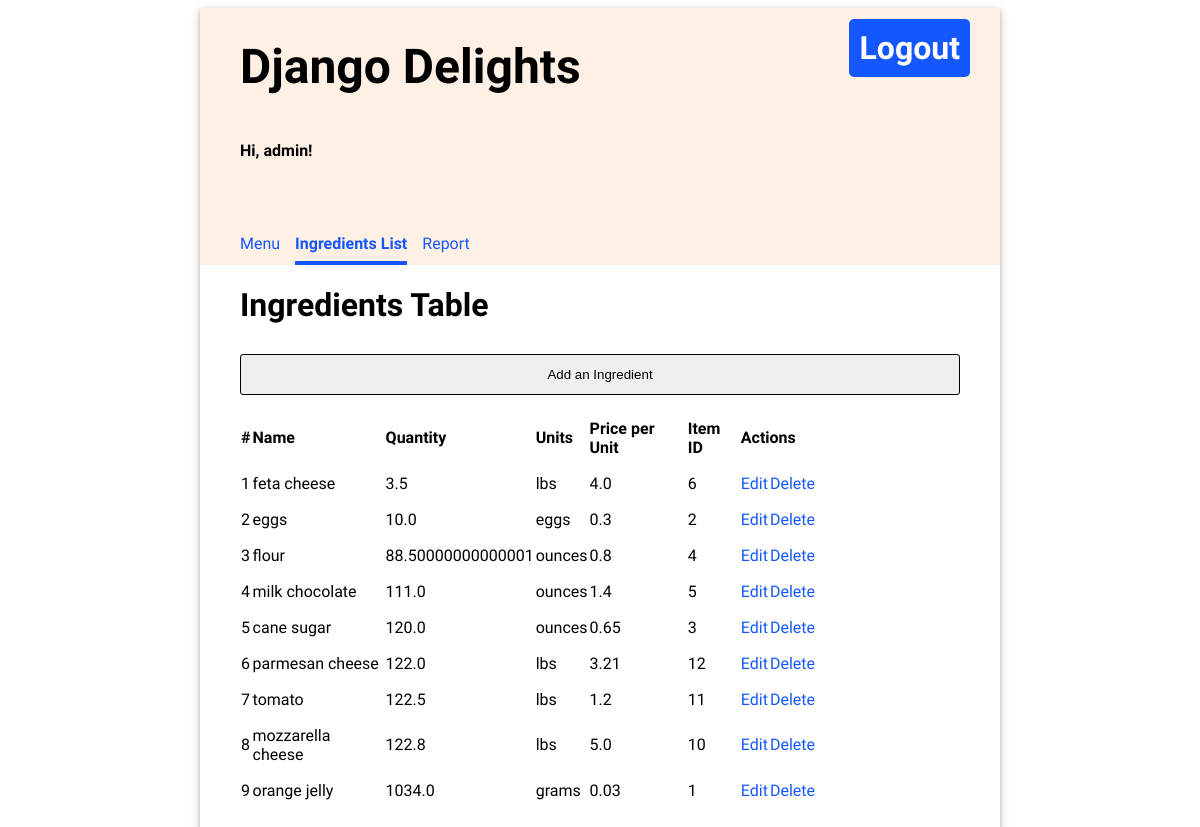
Page /table (signed in) on the earlier database version.
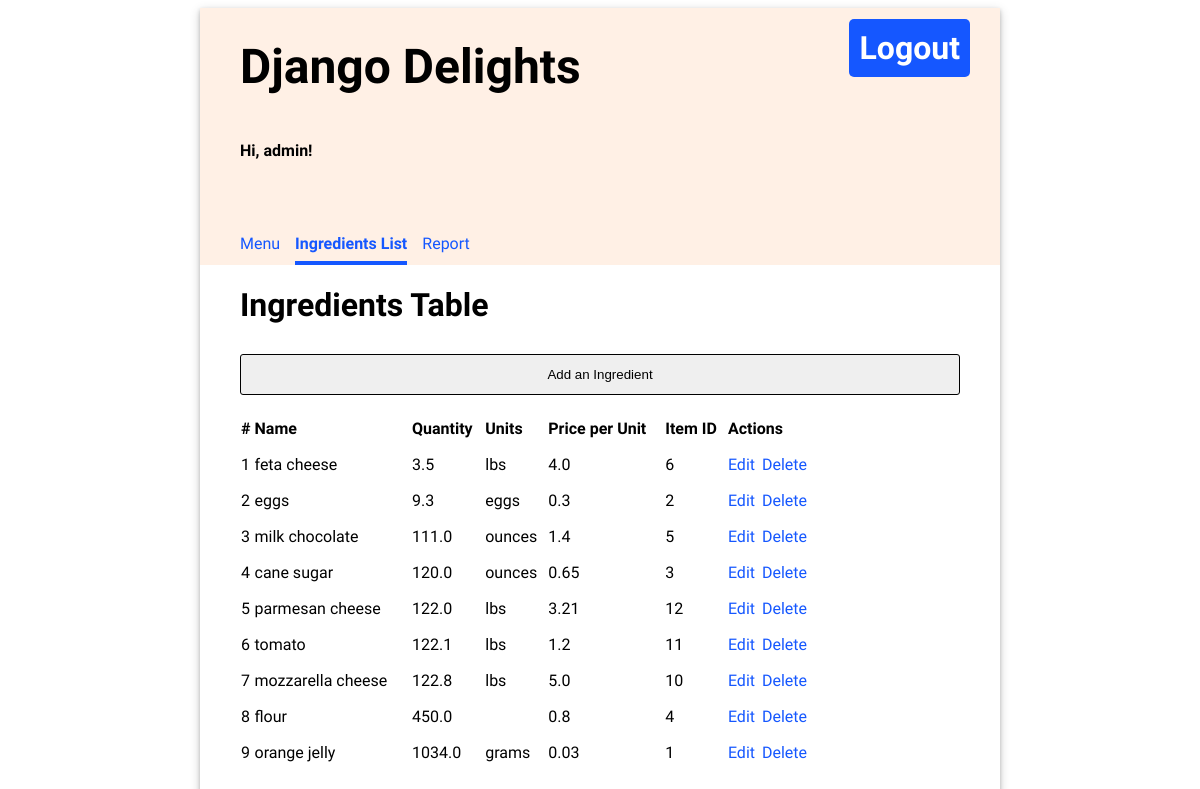
Same page on the later database version.
### inventory/models.py (models this page shows, shortened)
class Ingredient(models.Model):
    name = models.CharField(max_length=100, unique=True)
    quantity = models.FloatField(default=0.0)
    unit = models.CharField(max_length=20)
    unit_price = models.FloatField(default=0.0)
    class Meta:
        ordering = ['quantity']

### inventory/views.py (the view)
# urls.py: path('table', views.ingredientTable, name='table'),
@login_required
def ingredientTable(request):
    ingredients = Ingredient.objects.all()
    template = loader.get_template('inventory/one_more_table.html')
    context = {'ingredients': ingredients}
    return HttpResponse(template.render(context, request))

### inventory/templates/inventory/one_more_table.html (shortened to what this page needs)
{% extends 'base.html' %}
{% block content %}
<h1>Ingredients Table</h1>
<input
    type="button"
    value="Add an Ingredient"
    onclick='location.href="add_ingredient"'
/>
<table border="0">
    <thead>
        <tr>
            <th>#</th>
            <th>Name</th>
            <th>Quantity</th>
            <th>Units</th>
            <th>Price per Unit</th>
            <th>Item ID</th>
            <th colspan="2">Actions</th>
        </tr>
    </thead>
    <tbody>
        {% for item in ingredients %}
        <tr>
            <td>{{ forloop.counter }}</td>
            <td>{{ item.name }}</td>
            <td>{{ item.quantity }}</td>
            <td>{{ item.unit }}</td>
            <td>{{ item.unit_price }}</td>
            <td>{{ item.id }}</td>
            <td><a href="update/{{ item.id }}">Edit</a></td>
            <td><a href="delete/{{ item.id }}">Delete</a></td>
        </tr>
        {% endfor %}
    </tbody>
</table>
{% endblock %}

Differences in the rows shown:
changed Ingredient "eggs": quantity "10.0" → "9.3"
changed Ingredient "tomato": quantity "122.5" → "122.1"
changed Ingredient "flour": quantity "88.50000000000001" → "450.0"; unit "ounces" → (not shown); moves down the list
